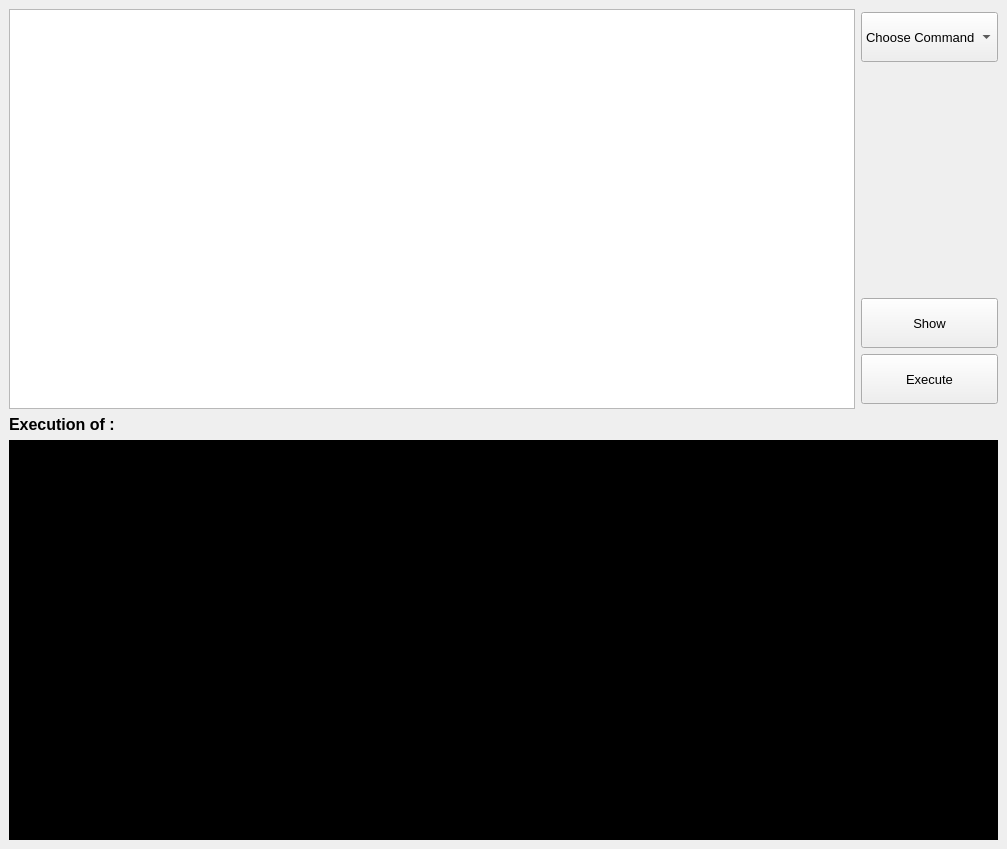
<?xml version="1.0" encoding="UTF-8"?>
<ui version="4.0">
 <class>Programmation_System</class>
 <widget class="QMainWindow" name="Programmation_System">
  <property name="geometry">
   <rect>
    <x>0</x>
    <y>0</y>
    <width>1007</width>
    <height>849</height>
   </rect>
  </property>
  <property name="windowTitle">
   <string>MainWindow</string>
  </property>
  <widget class="QWidget" name="centralwidget">
   <layout class="QVBoxLayout" name="verticalLayout_3">
    <item>
     <layout class="QHBoxLayout" name="horizontalLayout">
      <item>
       <widget class="QTextBrowser" name="code">
        <property name="minimumSize">
         <size>
          <width>563</width>
          <height>230</height>
         </size>
        </property>
        <property name="html">
         <string>&lt;!DOCTYPE HTML PUBLIC &quot;-//W3C//DTD HTML 4.0//EN&quot; &quot;http://www.w3.org/TR/REC-html40/strict.dtd&quot;&gt;
&lt;html&gt;&lt;head&gt;&lt;meta name=&quot;qrichtext&quot; content=&quot;1&quot; /&gt;&lt;style type=&quot;text/css&quot;&gt;
p, li { white-space: pre-wrap; }
&lt;/style&gt;&lt;/head&gt;&lt;body style=&quot; font-family:'MS Shell Dlg 2'; font-size:7.8pt; font-weight:400; font-style:normal;&quot;&gt;
&lt;p style=&quot;-qt-paragraph-type:empty; margin-top:0px; margin-bottom:0px; margin-left:0px; margin-right:0px; -qt-block-indent:0; text-indent:0px;&quot;&gt;&lt;br /&gt;&lt;/p&gt;&lt;/body&gt;&lt;/html&gt;</string>
        </property>
       </widget>
      </item>
      <item>
       <layout class="QVBoxLayout" name="verticalLayout_2">
        <property name="spacing">
         <number>62</number>
        </property>
        <item>
         <widget class="QComboBox" name="command">
          <property name="minimumSize">
           <size>
            <width>0</width>
            <height>50</height>
           </size>
          </property>
          <property name="font">
           <font>
            <pointsize>10</pointsize>
           </font>
          </property>
          <item>
           <property name="text">
            <string>Choose Command</string>
           </property>
          </item>
          <item>
           <property name="text">
            <string>fork</string>
           </property>
          </item>
          <item>
           <property name="text">
            <string>fork_1</string>
           </property>
          </item>
          <item>
           <property name="text">
            <string>fork_2</string>
           </property>
          </item>
          <item>
           <property name="text">
            <string>fork_3</string>
           </property>
          </item>
          <item>
           <property name="text">
            <string>exec_ls</string>
           </property>
          </item>
          <item>
           <property name="text">
            <string>dup</string>
           </property>
          </item>
          <item>
           <property name="text">
            <string>dup2</string>
           </property>
          </item>
          <item>
           <property name="text">
            <string>pipe</string>
           </property>
          </item>
          <item>
           <property name="text">
            <string>pipe_child</string>
           </property>
          </item>
         </widget>
        </item>
        <item>
         <layout class="QVBoxLayout" name="verticalLayout">
          <property name="spacing">
           <number>6</number>
          </property>
          <property name="sizeConstraint">
           <enum>QLayout::SetDefaultConstraint</enum>
          </property>
          <property name="topMargin">
           <number>171</number>
          </property>
          <item>
           <widget class="QPushButton" name="show">
            <property name="minimumSize">
             <size>
              <width>0</width>
              <height>50</height>
             </size>
            </property>
            <property name="font">
             <font>
              <pointsize>10</pointsize>
             </font>
            </property>
            <property name="text">
             <string>Show</string>
            </property>
           </widget>
          </item>
          <item>
           <widget class="QPushButton" name="execute">
            <property name="enabled">
             <bool>true</bool>
            </property>
            <property name="minimumSize">
             <size>
              <width>10</width>
              <height>50</height>
             </size>
            </property>
            <property name="maximumSize">
             <size>
              <width>200</width>
              <height>16777215</height>
             </size>
            </property>
            <property name="font">
             <font>
              <pointsize>10</pointsize>
             </font>
            </property>
            <property name="text">
             <string>Execute</string>
            </property>
           </widget>
          </item>
         </layout>
        </item>
       </layout>
      </item>
     </layout>
    </item>
    <item>
     <layout class="QHBoxLayout" name="horizontalLayout_2">
      <property name="spacing">
       <number>30</number>
      </property>
      <item>
       <widget class="QLabel" name="label">
        <property name="font">
         <font>
          <pointsize>12</pointsize>
          <weight>75</weight>
          <bold>true</bold>
         </font>
        </property>
        <property name="text">
         <string>Execution of :</string>
        </property>
       </widget>
      </item>
     </layout>
    </item>
    <item>
     <widget class="QTextBrowser" name="terminal">
      <property name="minimumSize">
       <size>
        <width>0</width>
        <height>330</height>
       </size>
      </property>
      <property name="palette">
       <palette>
        <active>
         <colorrole role="WindowText">
          <brush brushstyle="SolidPattern">
           <color alpha="255">
            <red>255</red>
            <green>255</green>
            <blue>255</blue>
           </color>
          </brush>
         </colorrole>
         <colorrole role="Button">
          <brush brushstyle="SolidPattern">
           <color alpha="255">
            <red>0</red>
            <green>0</green>
            <blue>0</blue>
           </color>
          </brush>
         </colorrole>
         <colorrole role="Light">
          <brush brushstyle="SolidPattern">
           <color alpha="255">
            <red>0</red>
            <green>0</green>
            <blue>0</blue>
           </color>
          </brush>
         </colorrole>
         <colorrole role="Midlight">
          <brush brushstyle="SolidPattern">
           <color alpha="255">
            <red>0</red>
            <green>0</green>
            <blue>0</blue>
           </color>
          </brush>
         </colorrole>
         <colorrole role="Dark">
          <brush brushstyle="SolidPattern">
           <color alpha="255">
            <red>0</red>
            <green>0</green>
            <blue>0</blue>
           </color>
          </brush>
         </colorrole>
         <colorrole role="Mid">
          <brush brushstyle="SolidPattern">
           <color alpha="255">
            <red>0</red>
            <green>0</green>
            <blue>0</blue>
           </color>
          </brush>
         </colorrole>
         <colorrole role="Text">
          <brush brushstyle="SolidPattern">
           <color alpha="255">
            <red>255</red>
            <green>255</green>
            <blue>255</blue>
           </color>
          </brush>
         </colorrole>
         <colorrole role="BrightText">
          <brush brushstyle="SolidPattern">
           <color alpha="255">
            <red>255</red>
            <green>255</green>
            <blue>255</blue>
           </color>
          </brush>
         </colorrole>
         <colorrole role="ButtonText">
          <brush brushstyle="SolidPattern">
           <color alpha="255">
            <red>255</red>
            <green>255</green>
            <blue>255</blue>
           </color>
          </brush>
         </colorrole>
         <colorrole role="Base">
          <brush brushstyle="SolidPattern">
           <color alpha="255">
            <red>0</red>
            <green>0</green>
            <blue>0</blue>
           </color>
          </brush>
         </colorrole>
         <colorrole role="Window">
          <brush brushstyle="SolidPattern">
           <color alpha="255">
            <red>0</red>
            <green>0</green>
            <blue>0</blue>
           </color>
          </brush>
         </colorrole>
         <colorrole role="Shadow">
          <brush brushstyle="SolidPattern">
           <color alpha="255">
            <red>0</red>
            <green>0</green>
            <blue>0</blue>
           </color>
          </brush>
         </colorrole>
         <colorrole role="AlternateBase">
          <brush brushstyle="SolidPattern">
           <color alpha="255">
            <red>0</red>
            <green>0</green>
            <blue>0</blue>
           </color>
          </brush>
         </colorrole>
         <colorrole role="ToolTipBase">
          <brush brushstyle="SolidPattern">
           <color alpha="255">
            <red>255</red>
            <green>255</green>
            <blue>220</blue>
           </color>
          </brush>
         </colorrole>
         <colorrole role="ToolTipText">
          <brush brushstyle="SolidPattern">
           <color alpha="255">
            <red>0</red>
            <green>0</green>
            <blue>0</blue>
           </color>
          </brush>
         </colorrole>
         <colorrole role="PlaceholderText">
          <brush brushstyle="NoBrush">
           <color alpha="128">
            <red>255</red>
            <green>255</green>
            <blue>255</blue>
           </color>
          </brush>
         </colorrole>
        </active>
        <inactive>
         <colorrole role="WindowText">
          <brush brushstyle="SolidPattern">
           <color alpha="255">
            <red>255</red>
            <green>255</green>
            <blue>255</blue>
           </color>
          </brush>
         </colorrole>
         <colorrole role="Button">
          <brush brushstyle="SolidPattern">
           <color alpha="255">
            <red>0</red>
            <green>0</green>
            <blue>0</blue>
           </color>
          </brush>
         </colorrole>
         <colorrole role="Light">
          <brush brushstyle="SolidPattern">
           <color alpha="255">
            <red>0</red>
            <green>0</green>
            <blue>0</blue>
           </color>
          </brush>
         </colorrole>
         <colorrole role="Midlight">
          <brush brushstyle="SolidPattern">
           <color alpha="255">
            <red>0</red>
            <green>0</green>
            <blue>0</blue>
           </color>
          </brush>
         </colorrole>
         <colorrole role="Dark">
          <brush brushstyle="SolidPattern">
           <color alpha="255">
            <red>0</red>
            <green>0</green>
            <blue>0</blue>
           </color>
          </brush>
         </colorrole>
         <colorrole role="Mid">
          <brush brushstyle="SolidPattern">
           <color alpha="255">
            <red>0</red>
            <green>0</green>
            <blue>0</blue>
           </color>
          </brush>
         </colorrole>
         <colorrole role="Text">
          <brush brushstyle="SolidPattern">
           <color alpha="255">
            <red>255</red>
            <green>255</green>
            <blue>255</blue>
           </color>
          </brush>
         </colorrole>
         <colorrole role="BrightText">
          <brush brushstyle="SolidPattern">
           <color alpha="255">
            <red>255</red>
            <green>255</green>
            <blue>255</blue>
           </color>
          </brush>
         </colorrole>
         <colorrole role="ButtonText">
          <brush brushstyle="SolidPattern">
           <color alpha="255">
            <red>255</red>
            <green>255</green>
            <blue>255</blue>
           </color>
          </brush>
         </colorrole>
         <colorrole role="Base">
          <brush brushstyle="SolidPattern">
           <color alpha="255">
            <red>0</red>
            <green>0</green>
            <blue>0</blue>
           </color>
          </brush>
         </colorrole>
         <colorrole role="Window">
          <brush brushstyle="SolidPattern">
           <color alpha="255">
            <red>0</red>
            <green>0</green>
            <blue>0</blue>
           </color>
          </brush>
         </colorrole>
         <colorrole role="Shadow">
          <brush brushstyle="SolidPattern">
           <color alpha="255">
            <red>0</red>
            <green>0</green>
            <blue>0</blue>
           </color>
          </brush>
         </colorrole>
         <colorrole role="AlternateBase">
          <brush brushstyle="SolidPattern">
           <color alpha="255">
            <red>0</red>
            <green>0</green>
            <blue>0</blue>
           </color>
          </brush>
         </colorrole>
         <colorrole role="ToolTipBase">
          <brush brushstyle="SolidPattern">
           <color alpha="255">
            <red>255</red>
            <green>255</green>
            <blue>220</blue>
           </color>
          </brush>
         </colorrole>
         <colorrole role="ToolTipText">
          <brush brushstyle="SolidPattern">
           <color alpha="255">
            <red>0</red>
            <green>0</green>
            <blue>0</blue>
           </color>
          </brush>
         </colorrole>
         <colorrole role="PlaceholderText">
          <brush brushstyle="NoBrush">
           <color alpha="128">
            <red>255</red>
            <green>255</green>
            <blue>255</blue>
           </color>
          </brush>
         </colorrole>
        </inactive>
        <disabled>
         <colorrole role="WindowText">
          <brush brushstyle="SolidPattern">
           <color alpha="255">
            <red>255</red>
            <green>255</green>
            <blue>255</blue>
           </color>
          </brush>
         </colorrole>
         <colorrole role="Button">
          <brush brushstyle="SolidPattern">
           <color alpha="255">
            <red>0</red>
            <green>0</green>
            <blue>0</blue>
           </color>
          </brush>
         </colorrole>
         <colorrole role="Light">
          <brush brushstyle="SolidPattern">
           <color alpha="255">
            <red>0</red>
            <green>0</green>
            <blue>0</blue>
           </color>
          </brush>
         </colorrole>
         <colorrole role="Midlight">
          <brush brushstyle="SolidPattern">
           <color alpha="255">
            <red>0</red>
            <green>0</green>
            <blue>0</blue>
           </color>
          </brush>
         </colorrole>
         <colorrole role="Dark">
          <brush brushstyle="SolidPattern">
           <color alpha="255">
            <red>0</red>
            <green>0</green>
            <blue>0</blue>
           </color>
          </brush>
         </colorrole>
         <colorrole role="Mid">
          <brush brushstyle="SolidPattern">
           <color alpha="255">
            <red>0</red>
            <green>0</green>
            <blue>0</blue>
           </color>
          </brush>
         </colorrole>
         <colorrole role="Text">
          <brush brushstyle="SolidPattern">
           <color alpha="255">
            <red>255</red>
            <green>255</green>
            <blue>255</blue>
           </color>
          </brush>
         </colorrole>
         <colorrole role="BrightText">
          <brush brushstyle="SolidPattern">
           <color alpha="255">
            <red>255</red>
            <green>255</green>
            <blue>255</blue>
           </color>
          </brush>
         </colorrole>
         <colorrole role="ButtonText">
          <brush brushstyle="SolidPattern">
           <color alpha="255">
            <red>255</red>
            <green>255</green>
            <blue>255</blue>
           </color>
          </brush>
         </colorrole>
         <colorrole role="Base">
          <brush brushstyle="SolidPattern">
           <color alpha="255">
            <red>0</red>
            <green>0</green>
            <blue>0</blue>
           </color>
          </brush>
         </colorrole>
         <colorrole role="Window">
          <brush brushstyle="SolidPattern">
           <color alpha="255">
            <red>0</red>
            <green>0</green>
            <blue>0</blue>
           </color>
          </brush>
         </colorrole>
         <colorrole role="Shadow">
          <brush brushstyle="SolidPattern">
           <color alpha="255">
            <red>0</red>
            <green>0</green>
            <blue>0</blue>
           </color>
          </brush>
         </colorrole>
         <colorrole role="AlternateBase">
          <brush brushstyle="SolidPattern">
           <color alpha="255">
            <red>0</red>
            <green>0</green>
            <blue>0</blue>
           </color>
          </brush>
         </colorrole>
         <colorrole role="ToolTipBase">
          <brush brushstyle="SolidPattern">
           <color alpha="255">
            <red>255</red>
            <green>255</green>
            <blue>220</blue>
           </color>
          </brush>
         </colorrole>
         <colorrole role="ToolTipText">
          <brush brushstyle="SolidPattern">
           <color alpha="255">
            <red>0</red>
            <green>0</green>
            <blue>0</blue>
           </color>
          </brush>
         </colorrole>
         <colorrole role="PlaceholderText">
          <brush brushstyle="NoBrush">
           <color alpha="128">
            <red>255</red>
            <green>255</green>
            <blue>255</blue>
           </color>
          </brush>
         </colorrole>
        </disabled>
       </palette>
      </property>
      <property name="font">
       <font>
        <pointsize>9</pointsize>
        <weight>75</weight>
        <bold>true</bold>
       </font>
      </property>
      <property name="styleSheet">
       <string notr="true">color: rgb(255, 255, 255);</string>
      </property>
      <property name="html">
       <string>&lt;!DOCTYPE HTML PUBLIC &quot;-//W3C//DTD HTML 4.0//EN&quot; &quot;http://www.w3.org/TR/REC-html40/strict.dtd&quot;&gt;
&lt;html&gt;&lt;head&gt;&lt;meta name=&quot;qrichtext&quot; content=&quot;1&quot; /&gt;&lt;style type=&quot;text/css&quot;&gt;
p, li { white-space: pre-wrap; }
&lt;/style&gt;&lt;/head&gt;&lt;body style=&quot; font-family:'MS Shell Dlg 2'; font-size:9pt; font-weight:600; font-style:normal;&quot;&gt;
&lt;p style=&quot;-qt-paragraph-type:empty; margin-top:0px; margin-bottom:0px; margin-left:0px; margin-right:0px; -qt-block-indent:0; text-indent:0px; font-size:7.8pt; font-weight:400;&quot;&gt;&lt;br /&gt;&lt;/p&gt;&lt;/body&gt;&lt;/html&gt;</string>
      </property>
     </widget>
    </item>
   </layout>
  </widget>
 </widget>
 <resources/>
 <connections/>
</ui>
